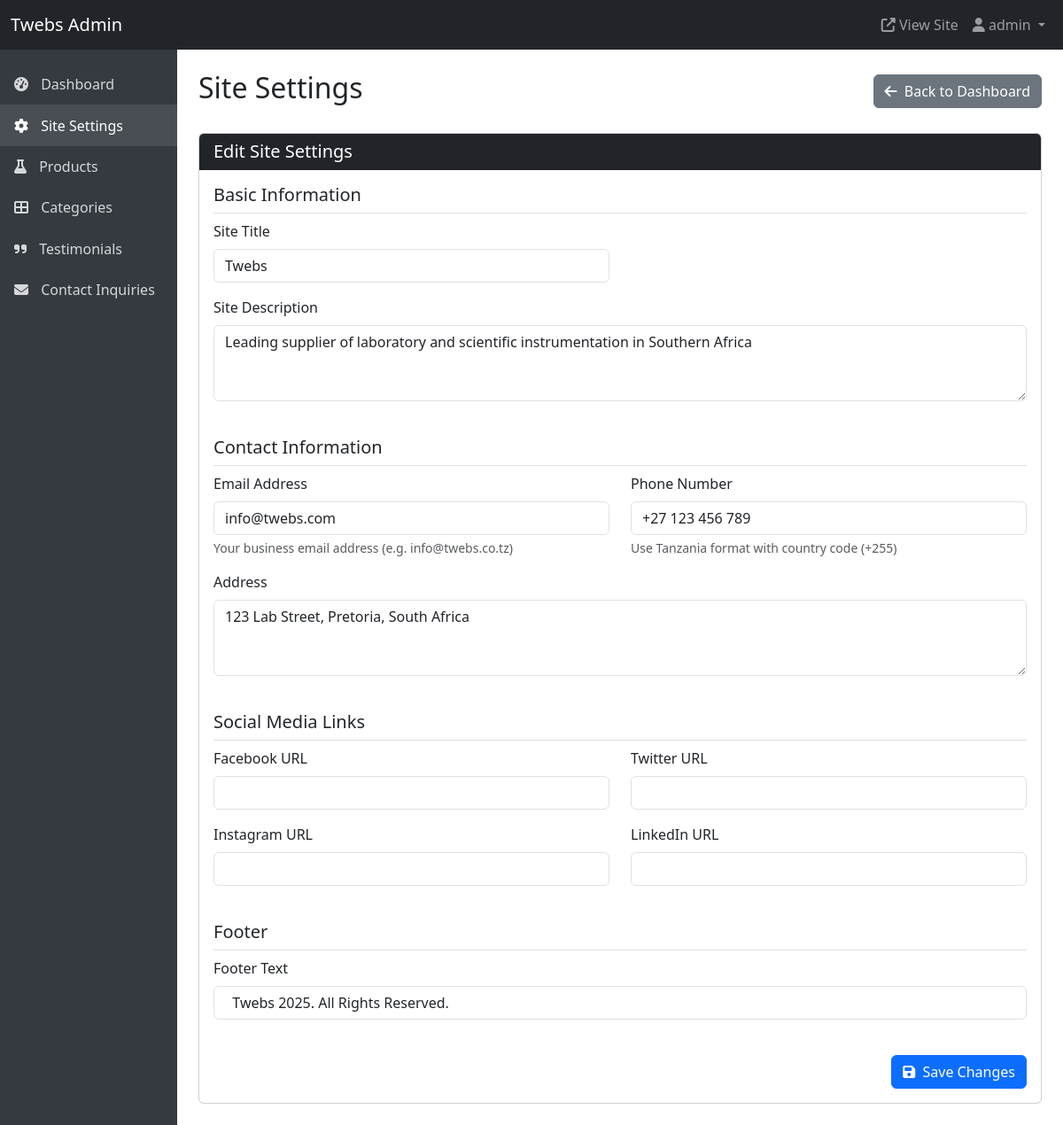
Page /adminpage/settings/ (signed in) on the committed database.
### website/models.py (models this page shows, shortened)
class SiteSettings(models.Model):
    site_title = models.CharField(max_length=100, default="Twebs")
    site_description = models.TextField(default="Leading supplier of laboratory and scientific instrumentation in Southern Africa")
    email = models.EmailField(default="info@twebs.com")
    phone = models.CharField(max_length=20, default="+27 123 456 789")
    address = models.TextField(default="123 Lab Street, Pretoria, South Africa")
    facebook_url = models.URLField(blank=True, null=True)
    twitter_url = models.URLField(blank=True, null=True)
    instagram_url = models.URLField(blank=True, null=True)
    linkedin_url = models.URLField(blank=True, null=True)
    footer_text = models.CharField(max_length=200, default="  Twebs 2025. All Rights Reserved.")
    class Meta:
        verbose_name = "Site Settings"
        verbose_name_plural = "Site Settings"

### adminpage/views.py (the view)
# urls.py: path('settings/', views.edit_settings, name='settings'),
@login_required
def edit_settings(request):
    site_settings, created = SiteSettings.objects.get_or_create(pk=1)
    if request.method == 'POST':
        form = SiteSettingsForm(request.POST, instance=site_settings)
        if form.is_valid():
            form.save()
            messages.success(request, 'Site settings updated successfully.')
            return redirect('adminpage:settings')
    else:
        form = SiteSettingsForm(instance=site_settings)
    return render(request, 'adminpage/settings_form.html', {'form': form})

### adminpage/forms.py
class SiteSettingsForm(forms.ModelForm):
    class Meta:
        model = SiteSettings
        fields = '__all__'
        widgets = {
            'site_title': forms.TextInput(attrs={'class': 'form-control'}),
            'site_description': forms.Textarea(attrs={'class': 'form-control', 'rows': 3}),
            'email': forms.EmailInput(attrs={'class': 'form-control'}),
            'phone': forms.TextInput(attrs={'class': 'form-control'}),
            'address': forms.Textarea(attrs={'class': 'form-control', 'rows': 3}),
            'facebook_url': forms.URLInput(attrs={'class': 'form-control'}),
            'twitter_url': forms.URLInput(attrs={'class': 'form-control'}),
            'instagram_url': forms.URLInput(attrs={'class': 'form-control'}),
            'linkedin_url': forms.URLInput(attrs={'class': 'form-control'}),
            'footer_text': forms.TextInput(attrs={'class': 'form-control'}),
        }

### adminpage/templates/adminpage/settings_form.html (shortened to what this page needs)
{% extends "adminpage/base.html" %}
{% block content %}
<div class="d-flex justify-content-between align-items-center mb-4">
  <h1 class="h2">Site Settings</h1>
  <a href="{% url 'adminpage:dashboard' %}" class="btn btn-secondary">
    <i class="fas fa-arrow-left me-1"></i> Back to Dashboard
  </a>
</div>
<div class="card">
  <div class="card-header bg-dark text-white">
    <h5 class="mb-0">Edit Site Settings</h5>
  </div>
  <div class="card-body">
    <form method="post">
      <div class="row mb-4">
        <div class="col-12">
          <h5 class="border-bottom pb-2">Basic Information</h5>
        </div>
        <div class="col-md-6 mb-3">
          <label for="{{ form.site_title.id_for_label }}" class="form-label">Site Title</label>
          {{ form.site_title }}
        </div>
        <div class="col-md-12 mb-3">
          <label for="{{ form.site_description.id_for_label }}" class="form-label">Site Description</label>
          {{ form.site_description }}
        </div>
      </div>
      <div class="row mb-4">
        <div class="col-12">
          <h5 class="border-bottom pb-2">Contact Information</h5>
        </div>
        <div class="col-md-6 mb-3">
          <label for="{{ form.email.id_for_label }}" class="form-label">Email Address</label>
          {{ form.email }}
          <div class="form-text">Your business email address (e.g. info@twebs.co.tz)</div>
        </div>
        <div class="col-md-6 mb-3">
          <label for="{{ form.phone.id_for_label }}" class="form-label">Phone Number</label>
          {{ form.phone }}
          <div class="form-text">Use Tanzania format with country code (+255)</div>
        </div>
        <div class="col-md-12 mb-3">
          <label for="{{ form.address.id_for_label }}" class="form-label">Address</label>
          {{ form.address }}
        </div>
      </div>
      <div class="row mb-4">
        <div class="col-12">
          <h5 class="border-bottom pb-2">Social Media Links</h5>
        </div>
        <div class="col-md-6 mb-3">
          <label for="{{ form.facebook_url.id_for_label }}" class="form-label">Facebook URL</label>
          {{ form.facebook_url }}
        </div>
        <div class="col-md-6 mb-3">
          <label for="{{ form.twitter_url.id_for_label }}" class="form-label">Twitter URL</label>
          {{ form.twitter_url }}
        </div>
        <div class="col-md-6 mb-3">
          <label for="{{ form.instagram_url.id_for_label }}" class="form-label">Instagram URL</label>
          {{ form.instagram_url }}
        </div>
        <div class="col-md-6 mb-3">
          <label for="{{ form.linkedin_url.id_for_label }}" class="form-label">LinkedIn URL</label>
          {{ form.linkedin_url }}
        </div>
      </div>
      <div class="row mb-4">
        <div class="col-12">
          <h5 class="border-bottom pb-2">Footer</h5>
        </div>
        <div class="col-md-12 mb-3">
          <label for="{{ form.footer_text.id_for_label }}" class="form-label">Footer Text</label>
          {{ form.footer_text }}
        </div>
      </div>
      <div class="d-grid gap-2 d-md-flex justify-content-md-end">
        <button type="submit" class="btn btn-primary">
          <i class="fas fa-save me-1"></i> Save Changes
        </button>
      </div>
    </form>
  </div>
</div>
{% endblock %}

### adminpage/templates/adminpage/base.html (shortened to what this page needs)
<!DOCTYPE html>
<html lang="en">
<head>
  <link href="https://cdn.jsdelivr.net/npm/bootstrap@5.3.0-alpha1/dist/css/bootstrap.min.css" rel="stylesheet">
  <link rel="stylesheet" href="https://cdnjs.cloudflare.com/ajax/libs/font-awesome/6.4.0/css/all.min.css">
</head>
<body>
  {% if user.is_authenticated %}
  <nav class="navbar navbar-expand-lg navbar-dark bg-dark">
    <div class="container-fluid">
      <a class="navbar-brand" href="{% url 'adminpage:dashboard' %}">Twebs Admin</a>
      <div class="collapse navbar-collapse" id="navbarNav">
        <ul class="navbar-nav ms-auto">
          <li class="nav-item">
            <a class="nav-link" href="{% url 'website:home' %}" target="_blank">
              <i class="fas fa-external-link-alt"></i> View Site
            </a>
          </li>
          <li class="nav-item dropdown">
            <a class="nav-link dropdown-toggle" href="#" id="navbarDropdown" role="button" data-bs-toggle="dropdown" aria-expanded="false">
              <i class="fas fa-user"></i> {{ user.username }}
            </a>
          </li>
        </ul>
      </div>
    </div>
  </nav>
  <div class="container-fluid">
    <div class="row">
      <div class="col-md-3 col-lg-2 px-0 sidebar">
        <div class="position-sticky pt-3">
          <ul class="nav flex-column">
            <li class="nav-item">
              <a class="nav-link {% if request.path == '/adminpage/' %}active{% endif %}" href="{% url 'adminpage:dashboard' %}">
                <i class="fas fa-tachometer-alt"></i> Dashboard
              </a>
            </li>
            <li class="nav-item">
              <a class="nav-link {% if 'settings' in request.path %}active{% endif %}" href="{% url 'adminpage:settings' %}">
                <i class="fas fa-cog"></i> Site Settings
              </a>
            </li>
            <li class="nav-item">
              <a class="nav-link {% if 'products' in request.path and not 'categories' in request.path %}active{% endif %}" href="{% url 'adminpage:products' %}">
                <i class="fas fa-flask"></i> Products
              </a>
            </li>
            <li class="nav-item">
              <a class="nav-link {% if 'categories' in request.path %}active{% endif %}" href="{% url 'adminpage:categories' %}">
                <i class="fas fa-th-large"></i> Categories
              </a>
            </li>
            <li class="nav-item">
              <a class="nav-link {% if 'testimonials' in request.path %}active{% endif %}" href="{% url 'adminpage:testimonials' %}">
                <i class="fas fa-quote-right"></i> Testimonials
              </a>
            </li>
            <li class="nav-item">
              <a class="nav-link {% if 'inquiries' in request.path %}active{% endif %}" href="{% url 'adminpage:inquiries' %}">
                <i class="fas fa-envelope"></i> Contact Inquiries
              </a>
            </li>
          </ul>
        </div>
      </div>
      <main class="col-md-9 ms-sm-auto col-lg-10 px-md-4 py-4">
        {% block content %}{% endblock %}
      </main>
    </div>
  </div>
  {% else %}
    {% block login_content %}{% endblock %}
  {% endif %}
</body>
</html>

### adminpage/templates/adminpage/base.html (style rules this page uses)
.sidebar { min-height: calc(100vh - 56px); background-color: #343a40; }
.sidebar .nav-link { color: rgba(255, 255, 255, 0.8); padding: 0.7rem 1rem; }
.sidebar .nav-link.active { color: #fff; background-color: rgba(255, 255, 255, 0.1); }
.sidebar .nav-link i { margin-right: 10px; }

### rows in the picture
SiteSettings: site_title "Twebs", site_description "Leading supplier of laboratory and scientific instrumentation in Southern Africa", email "info@twebs.com", phone "+27 123 456 789", address "123 Lab Street, Pretoria, South Africa", footer_text "Twebs 2025. All Rights Reserved."

### other values in the picture
{{ user.username }} "admin"
